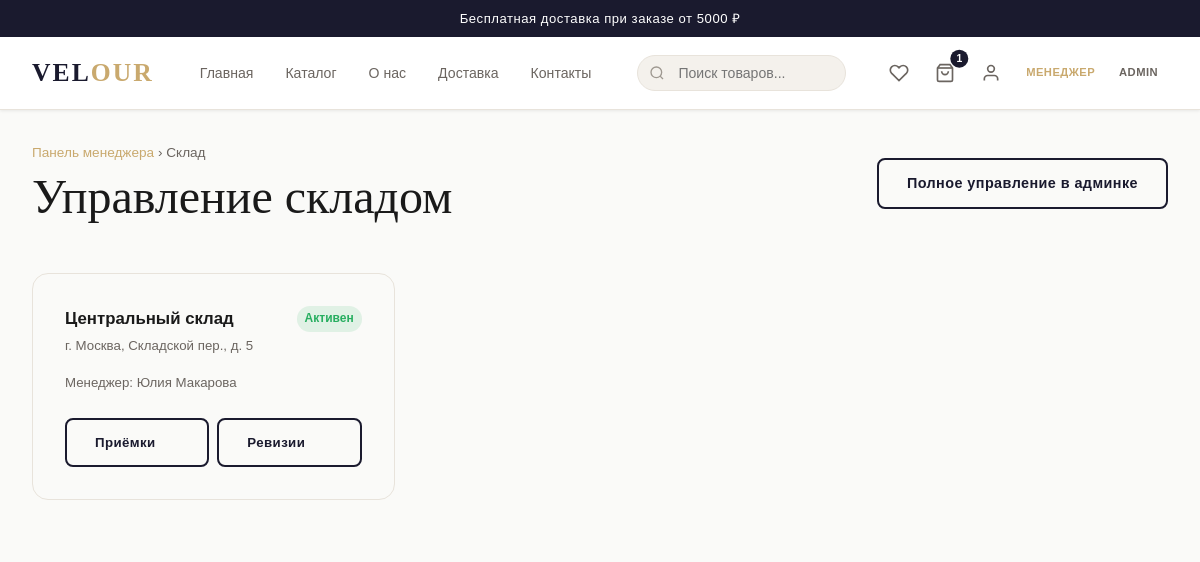
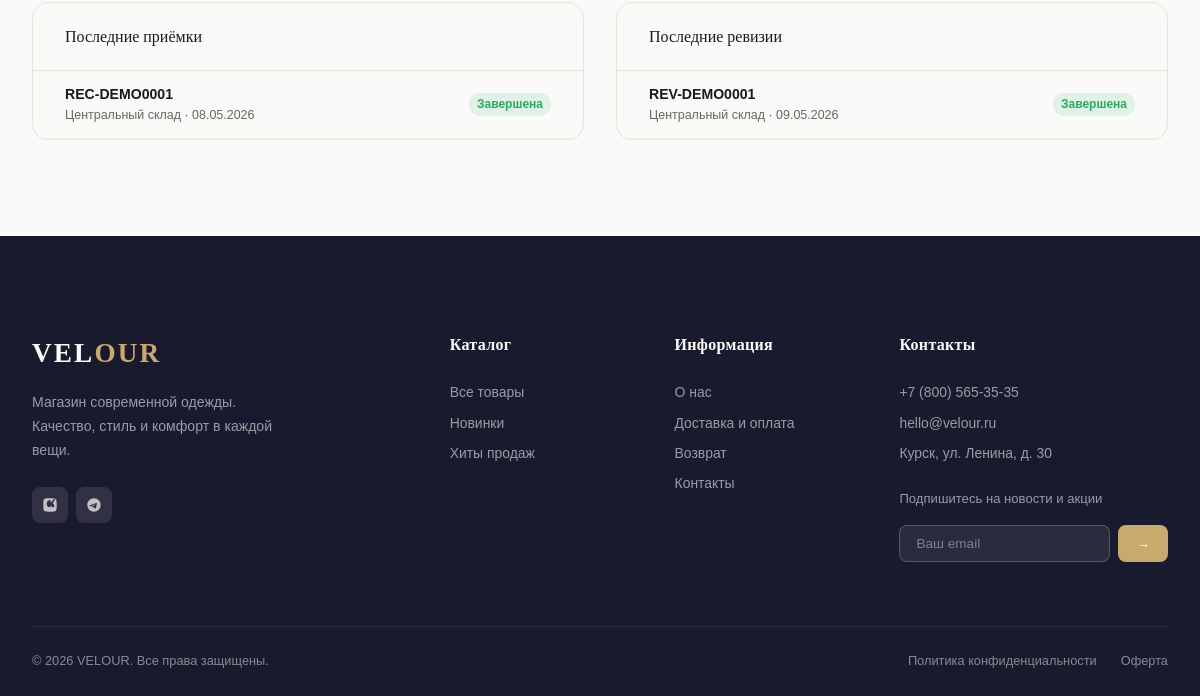
/manager/warehouse/ (signed in), run on an earlier commit of the app's database (2 pictures, top to bottom).
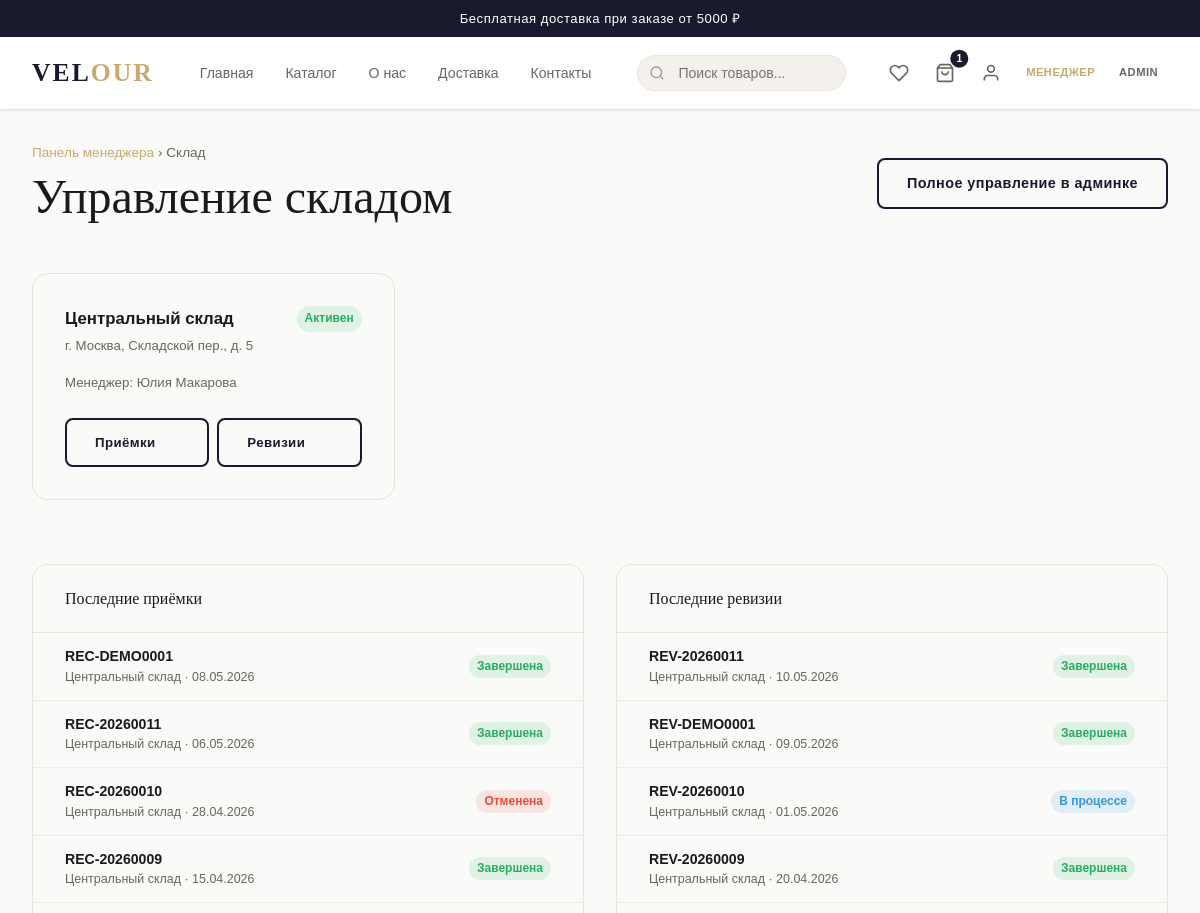
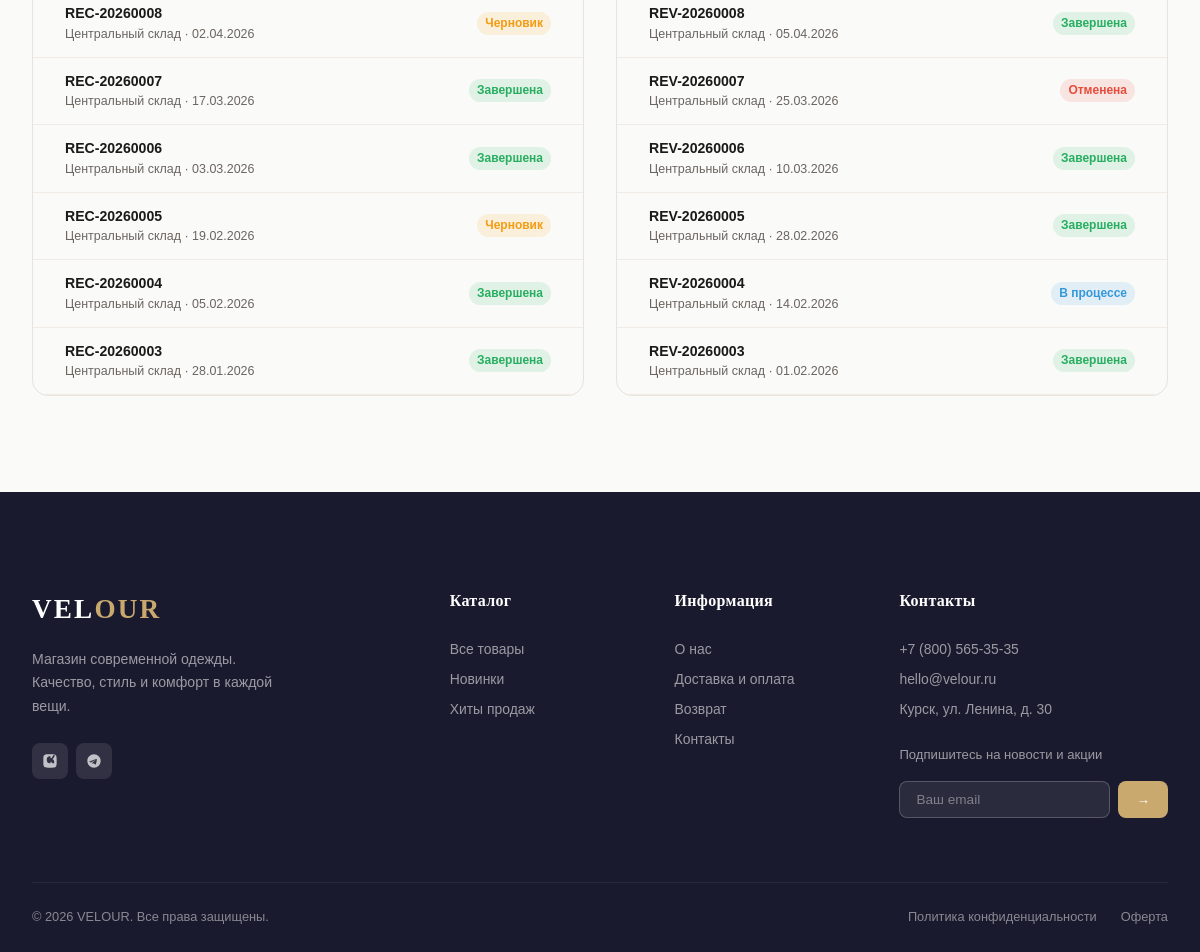
And on a later commit of the database (2 pictures, top to bottom).
### apps/warehouse/models.py (models this page shows, shortened)
class Warehouse(models.Model):
    name = models.CharField(max_length=200, verbose_name='Название')
    address = models.CharField(max_length=300, blank=True, verbose_name='Адрес')
    phone = models.CharField(max_length=20, blank=True, verbose_name='Телефон')
    manager = models.ForeignKey(
        settings.AUTH_USER_MODEL, on_delete=models.SET_NULL, null=True, blank=True,
        related_name='warehouses', verbose_name='Ответственный менеджер',
        limit_choices_to={'role': 'manager'},
    )
    is_active = models.BooleanField(default=True, verbose_name='Активен')
    created_at = models.DateTimeField(auto_now_add=True)
    class Meta:
        verbose_name = 'Склад'
        verbose_name_plural = 'Склады'

class StockReceipt(models.Model):
    class Status(models.TextChoices):
        DRAFT = 'draft', 'Черновик'
        COMPLETED = 'completed', 'Завершена'
        CANCELLED = 'cancelled', 'Отменена'
    number = models.CharField(max_length=20, unique=True, default=generate_receipt_number, verbose_name='Номер')
    warehouse = models.ForeignKey(
        Warehouse, on_delete=models.CASCADE, related_name='receipts', verbose_name='Склад',
    )
    status = models.CharField(max_length=20, choices=Status.choices, default=Status.DRAFT, verbose_name='Статус')
    supplier = models.CharField(max_length=200, blank=True, verbose_name='Поставщик')
    note = models.TextField(blank=True, verbose_name='Примечание')
    created_by = models.ForeignKey(
        settings.AUTH_USER_MODEL, on_delete=models.SET_NULL, null=True, blank=True,
        related_name='created_receipts', verbose_name='Создал',
    )
    created_at = models.DateTimeField(auto_now_add=True)
    updated_at = models.DateTimeField(auto_now=True)
    class Meta:
        verbose_name = 'Приёмка'
        verbose_name_plural = 'Приёмки'
        ordering = ['-created_at']

class StockRevision(models.Model):
    class Status(models.TextChoices):
        IN_PROGRESS = 'in_progress', 'В процессе'
        COMPLETED = 'completed', 'Завершена'
        CANCELLED = 'cancelled', 'Отменена'
    number = models.CharField(max_length=20, unique=True, default=generate_revision_number, verbose_name='Номер')
    warehouse = models.ForeignKey(
        Warehouse, on_delete=models.CASCADE, related_name='revisions', verbose_name='Склад',
    )
    status = models.CharField(max_length=20, choices=Status.choices, default=Status.IN_PROGRESS, verbose_name='Статус')
    note = models.TextField(blank=True, verbose_name='Примечание')
    created_by = models.ForeignKey(
        settings.AUTH_USER_MODEL, on_delete=models.SET_NULL, null=True, blank=True,
        related_name='created_revisions', verbose_name='Создал',
    )
    created_at = models.DateTimeField(auto_now_add=True)
    updated_at = models.DateTimeField(auto_now=True)
    class Meta:
        verbose_name = 'Ревизия'
        verbose_name_plural = 'Ревизии'
        ordering = ['-created_at']

### apps/accounts/models.py (models this page shows, shortened)
class User(AbstractUser):
    class Role(models.TextChoices):
        CUSTOMER = 'customer', 'Покупатель'
        EMPLOYEE = 'employee', 'Сотрудник магазина'
        MANAGER = 'manager', 'Менеджер'
        ADMIN = 'admin', 'Администратор'
    email = models.EmailField(unique=True)
    role = models.CharField(max_length=20, choices=Role.choices, default=Role.CUSTOMER)
    phone = models.CharField(max_length=20, blank=True)
    avatar = models.ImageField(upload_to='avatars/', blank=True, null=True)
    email_confirmed = models.BooleanField(default=False)
    email_confirm_token = models.CharField(max_length=64, blank=True)
    USERNAME_FIELD = 'email'
    REQUIRED_FIELDS = ['username']
    class Meta:
        verbose_name = 'Пользователь'
        verbose_name_plural = 'Пользователи'
    _MANAGER_APPS = {'orders', 'warehouse'}
    @property
    def is_manager(self):
        return self.role in (self.Role.MANAGER, self.Role.ADMIN) or self.is_staff
    @property
    def is_employee(self):
        return self.role == self.Role.EMPLOYEE
    def get_full_name(self):
        full = f'{self.first_name} {self.last_name}'.strip()
        return full or self.email

### apps/warehouse/views.py (the view)
# urls.py: path('', views.WarehouseListView.as_view(), name='warehouse-list'),
class WarehouseListView(ManagerRequiredMixin, TemplateView):
    template_name = 'manager/warehouse.html'
    def get_context_data(self, **kwargs):
        ctx = super().get_context_data(**kwargs)
        ctx['warehouses'] = Warehouse.objects.filter(is_active=True).select_related('manager')
        ctx['recent_receipts'] = StockReceipt.objects.select_related('warehouse', 'created_by').order_by('-created_at')[:10]
        ctx['recent_revisions'] = StockRevision.objects.select_related('warehouse', 'created_by').order_by('-created_at')[:10]
        return ctx

### apps/accounts/views.py (called while the page is built)
    def dispatch(self, request, *args, **kwargs):
        if not request.user.is_authenticated or not request.user.is_manager:
            return redirect('home')
        return super().dispatch(request, *args, **kwargs)

### apps/cart/context_processors.py (called while the page is built)
def cart_count(request):
    count = 0
    try:
        if request.user.is_authenticated:
            cart = Cart.objects.filter(user=request.user).first()
        else:
            key = request.session.get('cart_session_key')
            cart = Cart.objects.filter(session_key=key).first() if key else None
        if cart:
            count = cart.count
    except Exception:
        pass
    return {'cart_count': count}

### apps/cart/models.py (called while the page is built)
    @property
    def count(self):
        return sum(item.quantity for item in self.items.all())

### apps/pages/context_processors.py (called while the page is built)
def site_settings(request):
    try:
        settings = SiteSettings.get()
    except Exception:
        settings = None
    return {'site_settings': settings}

### apps/pages/models.py (called while the page is built)
    @classmethod
    def get(cls):
        obj, _ = cls.objects.get_or_create(pk=1)
        return obj

### templates/manager/warehouse.html (shortened to what the changed rows need)
{% extends "base.html" %}
{% load static %}
{% block content %}
<div class="container" style="padding-top:var(--space-xl);padding-bottom:var(--space-4xl)">
  <div style="display:flex;align-items:center;justify-content:space-between;margin-bottom:var(--space-2xl);flex-wrap:wrap;gap:var(--space-md)">
    <div>
      <h1 style="margin:0">Управление складом</h1>
    </div>
  </div>
  <div style="display:grid;grid-template-columns:repeat(auto-fill,minmax(300px,1fr));gap:var(--space-lg);margin-bottom:var(--space-3xl)">
    {% for w in warehouses %}
    <div style="background:var(--color-bg-secondary);border-radius:var(--radius-lg);border:1px solid var(--color-border);padding:var(--space-xl)">
      <div style="display:flex;align-items:flex-start;justify-content:space-between;margin-bottom:var(--space-md)">
        <div>
          <div style="font-size:1.05rem;font-weight:700">{{ w.name }}</div>
          {% if w.address %}<div style="font-size:.83rem;color:var(--color-text-muted);margin-top:2px">{{ w.address }}</div>{% endif %}
        </div>
        <span style="background:#27ae6020;color:#27ae60;font-size:.75rem;font-weight:600;padding:3px 8px;border-radius:20px">Активен</span>
      </div>
      {% if w.manager %}
      <div style="font-size:.83rem;color:var(--color-text-muted);margin-bottom:var(--space-lg)">Менеджер: {{ w.manager.get_full_name }}</div>
      {% endif %}
      <div style="display:grid;grid-template-columns:1fr 1fr;gap:var(--space-sm)">
        <a href="/manager/warehouse/{{ w.pk }}/receipts/" class="btn btn-secondary" style="font-size:.83rem;text-align:center">
          Приёмки
        </a>
        <a href="/manager/warehouse/{{ w.pk }}/revisions/" class="btn btn-secondary" style="font-size:.83rem;text-align:center">
          Ревизии
        </a>
      </div>
    </div>
    {% empty %}
    <div style="grid-column:1/-1;text-align:center;padding:var(--space-4xl);color:var(--color-text-muted)">
      <div style="font-size:2rem;margin-bottom:var(--space-md)">🏭</div>
      <div>Склады не настроены. <a href="/admin/warehouse/warehouse/add/" style="color:var(--color-accent)">Добавить склад</a></div>
    </div>
    {% endfor %}
  </div>
  <div style="display:grid;grid-template-columns:1fr 1fr;gap:var(--space-xl)">
    <div style="background:var(--color-bg-secondary);border-radius:var(--radius-lg);border:1px solid var(--color-border);overflow:hidden">
      {% if recent_receipts %}
      <div>
        {% for r in recent_receipts %}
        <div style="padding:12px var(--space-xl);border-bottom:1px solid var(--color-border-light);display:flex;align-items:center;justify-content:space-between">
          <div>
            <div style="font-size:.88rem;font-weight:600">{{ r.number }}</div>
            <div style="font-size:.78rem;color:var(--color-text-muted)">{{ r.warehouse.name }} · {{ r.created_at|date:"d.m.Y" }}</div>
          </div>
          {% if r.status == 'completed' %}
            <span style="background:#27ae6020;color:#27ae60;font-size:.75rem;font-weight:600;padding:2px 8px;border-radius:20px">{{ r.get_status_display }}</span>
          {% elif r.status == 'draft' %}
            <span style="background:#f39c1220;color:#f39c12;font-size:.75rem;font-weight:600;padding:2px 8px;border-radius:20px">{{ r.get_status_display }}</span>
          {% else %}
            <span style="background:#e74c3c20;color:#e74c3c;font-size:.75rem;font-weight:600;padding:2px 8px;border-radius:20px">{{ r.get_status_display }}</span>
          {% endif %}
        </div>
        {% endfor %}
      </div>
      {% else %}
      <div style="padding:var(--space-2xl);text-align:center;color:var(--color-text-muted);font-size:.88rem">Приёмок пока нет</div>
      {% endif %}
    </div>
    <div style="background:var(--color-bg-secondary);border-radius:var(--radius-lg);border:1px solid var(--color-border);overflow:hidden">
      {% if recent_revisions %}
      <div>
        {% for r in recent_revisions %}
        <div style="padding:12px var(--space-xl);border-bottom:1px solid var(--color-border-light);display:flex;align-items:center;justify-content:space-between">
          <div>
            <div style="font-size:.88rem;font-weight:600">{{ r.number }}</div>
            <div style="font-size:.78rem;color:var(--color-text-muted)">{{ r.warehouse.name }} · {{ r.created_at|date:"d.m.Y" }}</div>
          </div>
          {% if r.status == 'completed' %}
            <span style="background:#27ae6020;color:#27ae60;font-size:.75rem;font-weight:600;padding:2px 8px;border-radius:20px">{{ r.get_status_display }}</span>
          {% elif r.status == 'in_progress' %}
            <span style="background:#3498db20;color:#3498db;font-size:.75rem;font-weight:600;padding:2px 8px;border-radius:20px">{{ r.get_status_display }}</span>
          {% else %}
            <span style="background:#e74c3c20;color:#e74c3c;font-size:.75rem;font-weight:600;padding:2px 8px;border-radius:20px">{{ r.get_status_display }}</span>
          {% endif %}
        </div>
        {% endfor %}
      </div>
      {% else %}
      <div style="padding:var(--space-2xl);text-align:center;color:var(--color-text-muted);font-size:.88rem">Ревизий пока нет</div>
      {% endif %}
    </div>
  </div>
</div>
{% endblock %}

What changed in the data, as far as the page shows it:
added StockReceipt: number "REC-20260011", warehouse.name "Центральный склад", created_at "06.05.2026", status "Завершена"
added StockReceipt: number "REC-20260010", warehouse.name "Центральный склад", created_at "28.04.2026", status "Отменена"
added StockReceipt: number "REC-20260009", warehouse.name "Центральный склад", created_at "15.04.2026", status "Завершена"
added StockReceipt: number "REC-20260008", warehouse.name "Центральный склад", created_at "02.04.2026", status "Черновик"
added StockReceipt: number "REC-20260007", warehouse.name "Центральный склад", created_at "17.03.2026", status "Завершена"
added StockReceipt: number "REC-20260006", warehouse.name "Центральный склад", created_at "03.03.2026", status "Завершена"
added StockReceipt: number "REC-20260005", warehouse.name "Центральный склад", created_at "19.02.2026", status "Черновик"
added StockReceipt: number "REC-20260004", warehouse.name "Центральный склад", created_at "05.02.2026", status "Завершена"
added StockReceipt: number "REC-20260003", warehouse.name "Центральный склад", created_at "28.01.2026", status "Завершена"
added StockRevision: number "REV-20260011", warehouse.name "Центральный склад", created_at "10.05.2026", status "Завершена"
added StockRevision: number "REV-20260010", warehouse.name "Центральный склад", created_at "01.05.2026", status "В процессе"
added StockRevision: number "REV-20260009", warehouse.name "Центральный склад", created_at "20.04.2026", status "Завершена"
added StockRevision: number "REV-20260008", warehouse.name "Центральный склад", created_at "05.04.2026", status "Завершена"
added StockRevision: number "REV-20260007", warehouse.name "Центральный склад", created_at "25.03.2026", status "Отменена"
added StockRevision: number "REV-20260006", warehouse.name "Центральный склад", created_at "10.03.2026", status "Завершена"
added StockRevision: number "REV-20260005", warehouse.name "Центральный склад", created_at "28.02.2026", status "Завершена"
added StockRevision: number "REV-20260004", warehouse.name "Центральный склад", created_at "14.02.2026", status "В процессе"
added StockRevision: number "REV-20260003", warehouse.name "Центральный склад", created_at "01.02.2026", status "Завершена"
